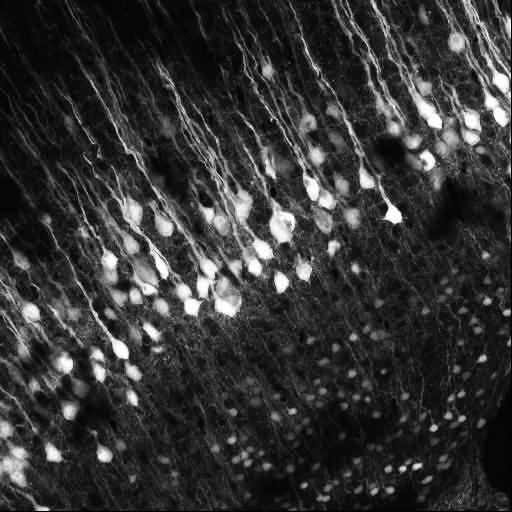
#> input picture data/cells.png, 512 x 512 px
$ jupyter execute deconvolution.ipynb
#> lines starting #> are read from the running program, lines starting #| are printed output that depends on the picture
# [Lab Session 4](deconvolution.ipynb)

[cell 1]
import numpy as np
import matplotlib.pyplot as plt

from skimage.restoration import wiener
from scipy.signal import convolve2d as conv
from scipy.stats import multivariate_normal as multi_normal

np.random.seed(0)

Load the image.

[cell 2]
img = plt.imread('data/cells.png')[128:384, 128:384]
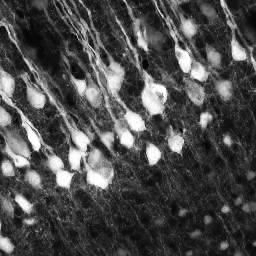
#> img: shape (256, 256) float32; min 0, max 1, mean 0.298
plt.imshow(img, 'gray')

**[Task 1.]()** Apply the following PSF to the image and then display it.

[cell 3]
psf_size = 10
psf = np.ones((psf_size, psf_size)) / psf_size ** 2

[cell 4]
img_psf = conv(img, psf, mode='same', boundary='symm')

plt.figure()
plt.imshow(img_psf, 'gray')
plt.colorbar()

**[Task 2.]()** Have a look at the Gaussian PSF which is not uniformly distributed. Apply it to the image.

[cell 5]
def create_psf(size):
    factor = size * 1.8
    x, y = np.mgrid[0:size:1, 0:size:1]
    pos = np.empty(x.shape + (2,))
    pos[:, :, 0] = x
    pos[:, :, 1] = y
    rv = multi_normal([int(size / 2), (int(size / 2))], [[factor * 1., factor * 1.2], [factor * .5, factor * .7]])
    return rv.pdf(pos)

plt.imshow(create_psf(psf_size), 'gray')
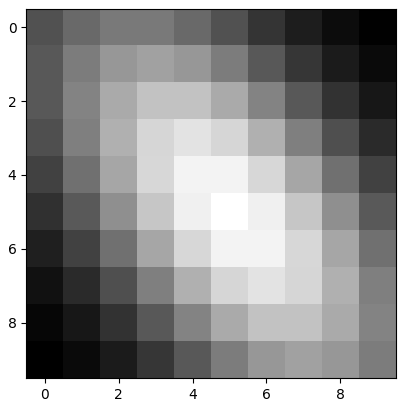
#> figure drawn by matplotlib, 1 panel

Apply the second psf to the image:

[cell 6]
psf_gauss = create_psf(psf_size)


img_gpsf = conv(img, psf_gauss, mode='same', boundary='symm')

plt.figure()
plt.imshow(img_gpsf, 'gray')
plt.show()

**[Task 3.]()** Implement a reusable function that performs the Richardson-Lucy deconvolution.

[cell 7]
def richardson_lucy_deconvolution(image, psf, n_iterations):
#> called with psf = array of shape (10, 10), n_iterations = 50
    img_deconv = np.full(image.shape, 0.5)

    psf_flipped = np.flip(psf)
    eps = 1e-12

    for t in range(n_iterations):
        estimate = conv(img_deconv, psf, mode='same', boundary='symm')
        ratio = image / (estimate + eps)
        img_deconv = img_deconv * conv(ratio, psf_flipped, mode='same', boundary='symm')
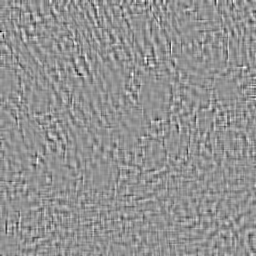
#> ratio: shape (256, 256) float64; min 0.888, max 1.08, mean 1; drawn with min black and max white

    img_deconv = img_deconv.clip(0,1)
    return img_deconv

**[Task 4.]()** Apply the Richardson-Lucy deconvolution to the blurred image.

[cell 8]
img_rld = richardson_lucy_deconvolution(img_psf,psf, 50 )

plt.imshow(img_rld, 'gray')

[cell 9]
plt.figure(figsize=(20,5))
plt.subplot(1, 3, 1)
plt.axis('off')
plt.imshow(img, 'gray')
plt.title('Original image')
plt.subplot(1, 3, 2)
plt.axis('off')
plt.imshow(img_psf, 'gray')
plt.title('Blurred image')
plt.subplot(1, 3, 3)
plt.axis('off')
plt.imshow(img_rld, 'gray')
plt.title('R-L deconvolution')
plt.show()

**[Task 5.]()** Add noise to the image, use the R-L deconvolution again.

[cell 10]
noise = (np.random.normal(loc=0,size=img.shape))
reduce_factor = 5
noise = noise / reduce_factor

[cell 11]
img_n = (img_psf + noise)
img_nc = img_n.clip(0,1)

[cell 12]
img_rn = richardson_lucy_deconvolution(img_nc, psf, 15)
#> call 2 of richardson_lucy_deconvolution, with psf = array of shape (10, 10), n_iterations = 15
#> after the loop in richardson_lucy_deconvolution (call 2), `for t in range(n_iterations):`:
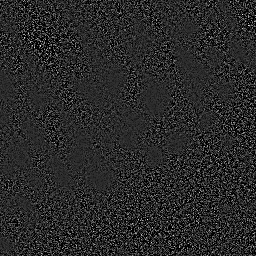
#> ratio: shape (256, 256) float64; min 0, max 6, mean 0.987; drawn with min black and max white

plt.figure()
plt.subplot(1, 2, 1)
plt.imshow((img_nc), 'gray')
plt.subplot(1, 2, 2)
plt.imshow(img_rn, 'gray')

**[Task 6.]()** Compare your R-L implementation to a wiener deconvolution.

[cell 13]
img_wn_02 = wiener(img_psf, psf, balance=0.2, clip=True)
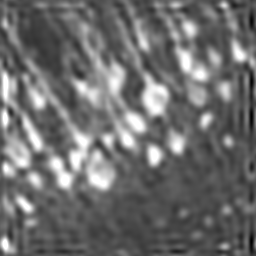
#> img_wn_02: shape (256, 256) float64; min -0.237, max 1, mean 0.297; drawn with min black and max white
img_wn = wiener(img_psf, psf, balance=2, clip=True)
img_wn_20 = wiener(img_psf, psf, balance=20, clip=True)
img_wn_200 = wiener(img_psf, psf, balance=200, clip=True)


plt.figure()
plt.subplot(1, 3, 1)
plt.imshow((img), 'gray')
plt.title('Original')
plt.subplot(1, 3, 2)
plt.imshow(img_rld, 'gray')
plt.title('R-L')
plt.subplot(1, 3, 3)
plt.imshow(img_wn, 'gray')
plt.title('Wiener')

plt.subplot(6, 3, 1)
plt.imshow(img_wn_02, 'gray')
plt.title('Wiener 0.2')
plt.subplot(6, 3, 2)
plt.imshow(img_wn_20, 'gray')
plt.title('Wiener 20')
plt.subplot(6, 3, 3)
plt.imshow(img_wn_200, 'gray')
plt.title('Wiener 200')

[cell 14]
img_wnc = wiener(img_nc, psf, balance=2, clip=True)
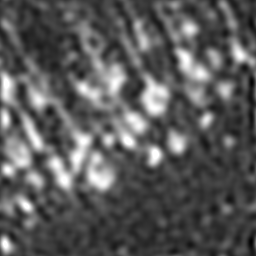
#> img_wnc: shape (256, 256) float64; min -0.0708, max 1, mean 0.31; drawn with min black and max white


plt.figure()
plt.subplot(1, 3, 1)
plt.imshow((img), 'gray')
plt.title('Original')
plt.subplot(1, 3, 2)
plt.imshow(img_rn, 'gray')
plt.title('R-L')
plt.subplot(1, 3, 3)
plt.imshow(img_wnc, 'gray')
plt.title('Wiener')

**[Task 7.]()** Repeat Tasks 4–6 using a smaller value for the size of the PSF.

[cell 15]
#psf_size
psf_size = 20
psf = np.ones((psf_size, psf_size)) / psf_size ** 2

#apply psf
img_psf_100 = conv(img, psf, mode='same', boundary='symm')

plt.figure()
plt.subplot(1, 2, 1)
plt.imshow((img), 'gray')
plt.title('Original')
plt.subplot(1, 2, 2)
plt.imshow(img_psf_100, 'gray')
plt.title('Psf 100')

[cell 16]
#task 4
img_rld_100 = richardson_lucy_deconvolution(img_psf_100,psf, 30 )
#> call 3 of richardson_lucy_deconvolution, with n_iterations = 30
#> in richardson_lucy_deconvolution (call 3), `psf_flipped = np.flip(psf)`: psf_flipped: shape (20, 20) float64; every value is 0.0025
#> after the loop in richardson_lucy_deconvolution (call 3), `for t in range(n_iterations):`:
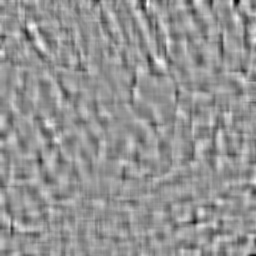
#> ratio: shape (256, 256) float64; min 0.857, max 1.1, mean 1; drawn with min black and max white

plt.figure()
plt.imshow((img_rld_100 ), 'gray')
plt.title('RLD 100')

[cell 17]
#task 5
img_n_100 = (img_psf_100 + noise)
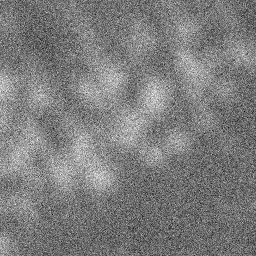
#> img_n_100: shape (256, 256) float64; min -0.774, max 1.41, mean 0.297; drawn with min black and max white
img_nc_100 = img_n_100.clip(0,1)
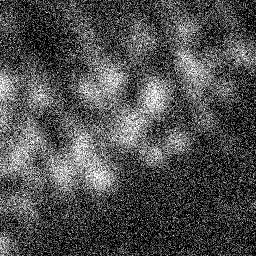
#> img_nc_100: shape (256, 256) float64; min 0, max 1, mean 0.31

img_rn_100 = richardson_lucy_deconvolution(img_nc_100, psf, 15)
#> call 4 of richardson_lucy_deconvolution, with n_iterations = 15
#> after the loop in richardson_lucy_deconvolution (call 4), `for t in range(n_iterations):`:
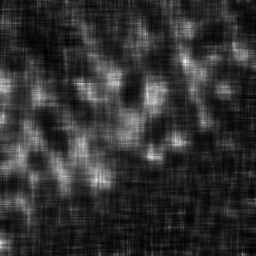
#> img_deconv: shape (256, 256) float64; min 0.0279, max 1.47, mean 0.309; drawn with min black and max white

plt.figure()
plt.subplot(1, 2, 1)
plt.imshow((img), 'gray')
plt.title('Original')
plt.subplot(1, 2, 2)
plt.imshow(img_nc_100, 'gray')
plt.title('Noise 100')
plt.subplot(1, 2, 2)
plt.imshow(img_rn_100, 'gray')
plt.title('RL on noise 100')

[cell 18]
#task 6
img_wn_100 = wiener(img_psf_100, psf, balance=2, clip=True)

plt.figure()
plt.subplot(1, 3, 1)
plt.imshow((img), 'gray')
plt.title('Original')
plt.subplot(1, 3, 2)
plt.imshow(img_rld_100, 'gray')
plt.title('R-L')
plt.subplot(1, 3, 3)
plt.imshow(img_wn_100, 'gray')
plt.title('Wiener')

**[Task 8.]()** Use a wrong PSF to restore the image

[cell 19]
img_rlg = richardson_lucy_deconvolution(img_gpsf, psf_gauss, 30 )

$ run again, with data/brain_mri.png copied over data/cells.png
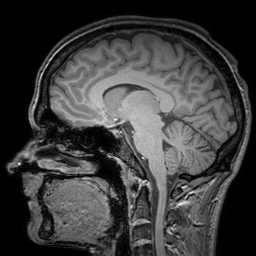
#> input picture data/brain_mri.png, 256 x 256 px
#> psf_flipped: shape (20, 20) float64; every value is 0.0025
#> after the loop in richardson_lucy_deconvolution (call 3), `for t in range(n_iterations):`:
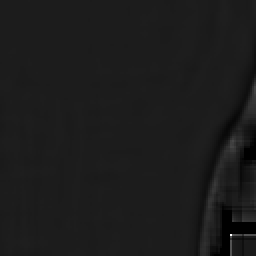
#> ratio: shape (128, 128) float64 (shown 2 times larger); min 0, max 8.93, mean 0.986; drawn with min black and max white
#> after the loop in richardson_lucy_deconvolution (call 4), `for t in range(n_iterations):`:
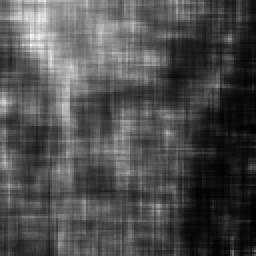
#> img_deconv: shape (128, 128) float64 (shown 2 times larger); min 0.00773, max 0.98, mean 0.307
